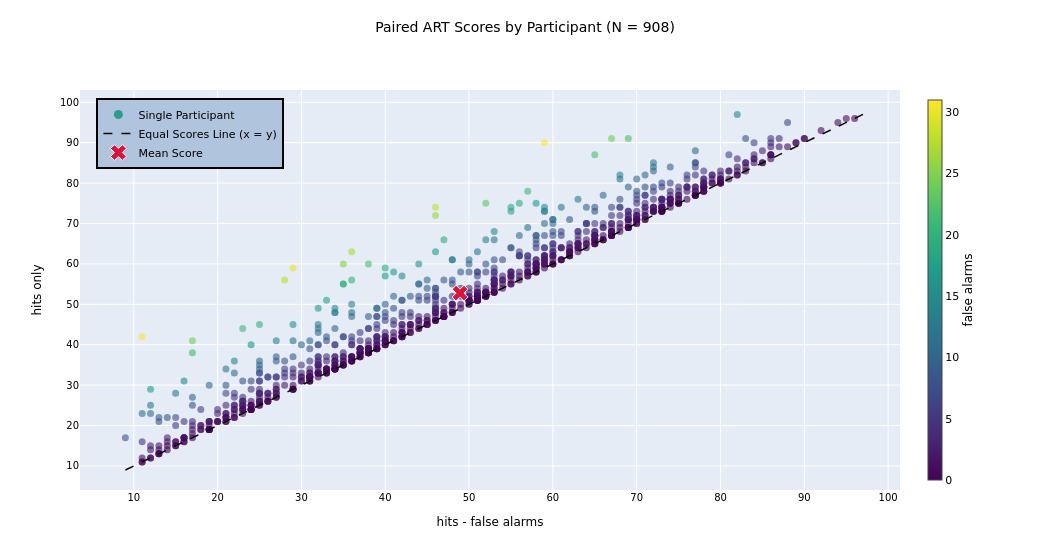

Here is the notebook cell this chart was saved with:
### Code cell
import matplotlib.pyplot as plt
import matplotlib.lines as mlines
import seaborn as sns

plot_df = participant_scores_art[
    ["standard_art_score", "art_name_score", "false_alarms"]
].dropna().copy()
plot_df["delta"] = plot_df["art_name_score"] - plot_df["standard_art_score"]

n_plot = len(plot_df)
sns.set_theme(style="whitegrid")

c_standard = "#1f77b4"
c_name     = "#ff7f0e"

m_std    = plot_df["standard_art_score"].mean()
med_std  = plot_df["standard_art_score"].median()
sd_std   = plot_df["standard_art_score"].std(ddof=1)

m_name   = plot_df["art_name_score"].mean()
med_name = plot_df["art_name_score"].median()
sd_name  = plot_df["art_name_score"].std(ddof=1)

corr       = plot_df[["standard_art_score", "art_name_score"]].corr().iloc[0, 1]
mean_delta = plot_df["delta"].mean()
med_delta  = plot_df["delta"].median()
pct_above  = (plot_df["art_name_score"] > plot_df["standard_art_score"]).mean() * 100

line_min = min(plot_df["standard_art_score"].min(), plot_df["art_name_score"].min())
line_max = max(plot_df["standard_art_score"].max(), plot_df["art_name_score"].max())

# ── Figure 1: Overlaid Density ────────────────────────────────────────────────
fig1, ax1 = plt.subplots(figsize=(10.5, 5.5))

sns.kdeplot(data=plot_df, x="standard_art_score", fill=True, alpha=0.30,
            linewidth=2, color=c_standard, ax=ax1)
sns.kdeplot(data=plot_df, x="art_name_score", fill=True, alpha=0.30,
            linewidth=2, color=c_name, ax=ax1)

for mean_val, med_val, sd_val, color in [
    (m_std,  med_std,  sd_std,  c_standard),
    (m_name, med_name, sd_name, c_name),
]:
    ax1.axvline(mean_val,           color=color, linestyle="--", linewidth=1.8, alpha=0.9)
    ax1.axvline(med_val,            color=color, linestyle="-.", linewidth=1.8, alpha=0.9)
    ax1.axvline(mean_val - sd_val,  color=color, linestyle=":",  linewidth=1.4, alpha=0.65)
    ax1.axvline(mean_val + sd_val,  color=color, linestyle=":",  linewidth=1.4, alpha=0.65)

leg_density = [
    mlines.Line2D([], [], color=c_standard, linewidth=8, alpha=0.4, label="hits - false alarms"),
    mlines.Line2D([], [], color=c_name,     linewidth=8, alpha=0.4, label="hits only"),
    mlines.Line2D([], [], color="gray", linestyle="--", linewidth=1.8, label="Mean"),
    mlines.Line2D([], [], color="gray", linestyle="-.", linewidth=1.8, label="Median"),
    mlines.Line2D([], [], color="gray", linestyle=":",  linewidth=1.4, label="±1 SD"),
]
ax1.legend(handles=leg_density, frameon=False,
           loc="upper left", bbox_to_anchor=(1.02, 1.0),
           borderaxespad=0, fontsize=9)

ax1.set_title(f"Overlaid Density of ART Scoring Methods (N = {n_plot})", fontsize=12, pad=10)
ax1.set_xlabel("Score")
ax1.set_ylabel("Density")
fig1.tight_layout()
plt.show()

print(
    f"\nhits - false alarms:  M={m_std:.2f}, Med={med_std:.2f}, SD={sd_std:.2f}"
    f"\nhits only:            M={m_name:.2f}, Med={med_name:.2f}, SD={sd_name:.2f}"
)

# ── Figure 2: Static paired scatter ──────────────────────────────────────────
fig2, ax2 = plt.subplots(figsize=(10.5, 5.5))

sc = ax2.scatter(
    plot_df["standard_art_score"],
    plot_df["art_name_score"],
    c=plot_df["false_alarms"],
    cmap="viridis", alpha=0.48, s=26, edgecolors="none",
)
ax2.plot([line_min, line_max], [line_min, line_max], "k--", linewidth=1.2)
ax2.scatter(m_std, m_name, marker="X", s=130, color="crimson",
            edgecolors="white", linewidth=0.8, zorder=5)

ax2.set_title(f"Paired ART Scores by Participant (N = {n_plot})", fontsize=12, pad=10)
ax2.set_xlabel("hits - false alarms")
ax2.set_ylabel("hits only")

leg_scatter = [
    mlines.Line2D([], [], marker="o", color="#2a9d8f", linestyle="None",
                  markersize=7, label="Single Participant"),
    mlines.Line2D([], [], color="black", linestyle="--", linewidth=1.2, label="Equal Scores Line (x = y)"),
    mlines.Line2D([], [], marker="X", color="crimson", linestyle="None",
                  markersize=8, markeredgecolor="white", label="Mean Score"),
]

# Colorbar on the right edge of axes
cbar = fig2.colorbar(sc, ax=ax2, pad=0.02)
# Force upside-down/right-side orientation explicitly
cbar.ax.set_ylabel("false alarms", rotation=270, va="bottom", labelpad=18)

# Keep room for colorbar, and use a clear in-axes legend box
fig2.subplots_adjust(left=0.08, right=0.88, top=0.92, bottom=0.10)
ax2.legend(
    handles=leg_scatter,
    loc="upper left",
    bbox_to_anchor=(0.02, 0.98),
    borderaxespad=0.0,
    frameon=True,
    fancybox=True,
    framealpha=0.95,
    edgecolor="black",
    facecolor="#e6eef7",
    fontsize=11,
)
plt.show()

print(
    f"\nr = {corr:.2f}"
    f"\nMean delta  (hits only - hits - false alarms) = {mean_delta:.2f}"
    f"\nMedian delta = {med_delta:.2f}"
    f"\n% above y = x (i.e. false alarms > 0) = {pct_above:.1f}%"
)

# ── Figure 3: Interactive scatter (Plotly) ────────────────────────────────────
import plotly.graph_objects as go

plot_df_hover = plot_df.copy()
plot_df_hover["false alarms"] = plot_df_hover["false_alarms"].astype(int)

fig_int = go.Figure()

# Main cloud — showlegend=False; colorbar serves as its visual key
fig_int.add_trace(go.Scatter(
    x=plot_df_hover["standard_art_score"],
    y=plot_df_hover["art_name_score"],
    mode="markers",
    showlegend=False,
    marker=dict(
        size=7,
        color=plot_df_hover["false alarms"],
        colorscale="Viridis",
        opacity=0.6,
        colorbar=dict(
            title=dict(text="false alarms", side="right", font=dict(size=12)),
            thickness=14,
            x=1.02,
            xpad=12,
        ),
        showscale=True,
    ),
    customdata=plot_df_hover[["false alarms", "delta"]].values,
    hovertemplate=(
        "<b>hits - false alarms:</b> %{x}<br>"
        "<b>hits only:</b> %{y}<br>"
        "<b>false alarms:</b> %{customdata[0]}<br>"
        "<b>delta:</b> %{customdata[1]:.2f}"
        "<extra></extra>"
    ),
))

# Legend-only marker for participant points (continuous color uses colorbar)
fig_int.add_trace(go.Scatter(
    x=[None], y=[None],
    mode="markers",
    marker=dict(size=9, color="#2a9d8f"),
    name="Single Participant",
    hoverinfo="skip",
))

# x = y reference line
fig_int.add_trace(go.Scatter(
    x=[line_min, line_max], y=[line_min, line_max],
    mode="lines",
    line=dict(color="black", width=1.5, dash="dash"),
    name="Equal Scores Line (x = y)",
    hoverinfo="skip",
))

# Mean marker
fig_int.add_trace(go.Scatter(
    x=[m_std], y=[m_name],
    mode="markers",
    marker=dict(symbol="x", size=14, color="crimson",
                line=dict(color="white", width=1)),
    name="Mean Score",
    hovertemplate=(
        f"Mean Score<br>hits - false alarms: {m_std:.2f}"
        f"<br>hits only: {m_name:.2f}<extra></extra>"
    ),
))

fig_int.update_layout(
    title=dict(
        text=f"Paired ART Scores by Participant (N = {n_plot})",
        font=dict(size=14),
        x=0.5,
        xanchor="center",
        y=0.96,
        yanchor="top",
    ),
    xaxis_title="hits - false alarms",
    yaxis_title="hits only",
    xaxis=dict(title_font=dict(size=12), tickfont=dict(size=10)),
    yaxis=dict(title_font=dict(size=12), tickfont=dict(size=10)),
    font=dict(family="DejaVu Sans", size=11, color="black"),
    autosize=False,
    width=1050,
    height=550,
    legend=dict(
        x=0.02,
        y=0.98,
        xanchor="left",
        yanchor="top",
        traceorder="normal",
        font=dict(size=11),
        bgcolor="LightSteelBlue",
        bordercolor="Black",
        borderwidth=2,
    ),
    margin=dict(t=90, b=60, r=150),
)

fig_int.show()

print(
    f"\nr = {corr:.2f}"
    f"\nMean delta  = {mean_delta:.2f}"
    f"\nMedian delta = {med_delta:.2f}"
    f"\n% above y = x = {pct_above:.1f}%"
)

### Figure 1 — Plotly figure (JSON) as saved in the notebook; plotly's stock layout.template omitted (floating-point values rounded to 4 significant figures; data arrays with more than 128 entries replaced by an {"elided": "..."} marker saying what was removed)
{"data": [{"customdata": {"elided": "908x2 float values"}, "hovertemplate": "<b>hits - false alarms:</b> %{x}<br><b>hits only:</b> %{y}<br><b>false alarms:</b> %{customdata[0]}<br><b>delta:</b> %{customdata[1]:.2f}<extra></extra>", "marker": {"color": {"elided": "908 int values"}, "colorbar": {"thickness": 14, "title": {"font": {"size": 12}, "side": "right", "text": "false alarms"}, "x": 1.02, "xpad": 12}, "colorscale": [[0, "#440154"], [0.1111, "#482878"], [0.2222, "#3e4989"], [0.3333, "#31688e"], [0.4444, "#26828e"], [0.5556, "#1f9e89"], [0.6667, "#35b779"], [0.7778, "#6ece58"], [0.8889, "#b5de2b"], [1, "#fde725"]], "opacity": 0.6, "showscale": true, "size": 7}, "mode": "markers", "showlegend": false, "type": "scatter", "x": {"elided": "908 float values"}, "y": {"elided": "908 float values"}}, {"hoverinfo": "skip", "marker": {"color": "#2a9d8f", "size": 9}, "mode": "markers", "name": "Single Participant", "type": "scatter", "x": [null], "y": [null]}, {"hoverinfo": "skip", "line": {"color": "black", "dash": "dash", "width": 1.5}, "mode": "lines", "name": "Equal Scores Line (x = y)", "type": "scatter", "x": [9, 97], "y": [9, 97]}, {"hovertemplate": "Mean Score<br>hits - false alarms: 48.93<br>hits only: 52.77<extra></extra>", "marker": {"color": "crimson", "line": {"color": "white", "width": 1}, "size": 14, "symbol": "x"}, "mode": "markers", "name": "Mean Score", "type": "scatter", "x": [48.93], "y": [52.77]}], "layout": {"autosize": false, "font": {"color": "black", "family": "DejaVu Sans", "size": 11}, "height": 550, "legend": {"bgcolor": "LightSteelBlue", "bordercolor": "Black", "borderwidth": 2, "font": {"size": 11}, "traceorder": "normal", "x": 0.02, "xanchor": "left", "y": 0.98, "yanchor": "top"}, "margin": {"b": 60, "r": 150, "t": 90}, "title": {"font": {"size": 14}, "text": "Paired ART Scores by Participant (N = 908)", "x": 0.5, "xanchor": "center", "y": 0.96, "yanchor": "top"}, "width": 1050, "xaxis": {"tickfont": {"size": 10}, "title": {"font": {"size": 12}, "text": "hits - false alarms"}}, "yaxis": {"tickfont": {"size": 10}, "title": {"font": {"size": 12}, "text": "hits only"}}}}
